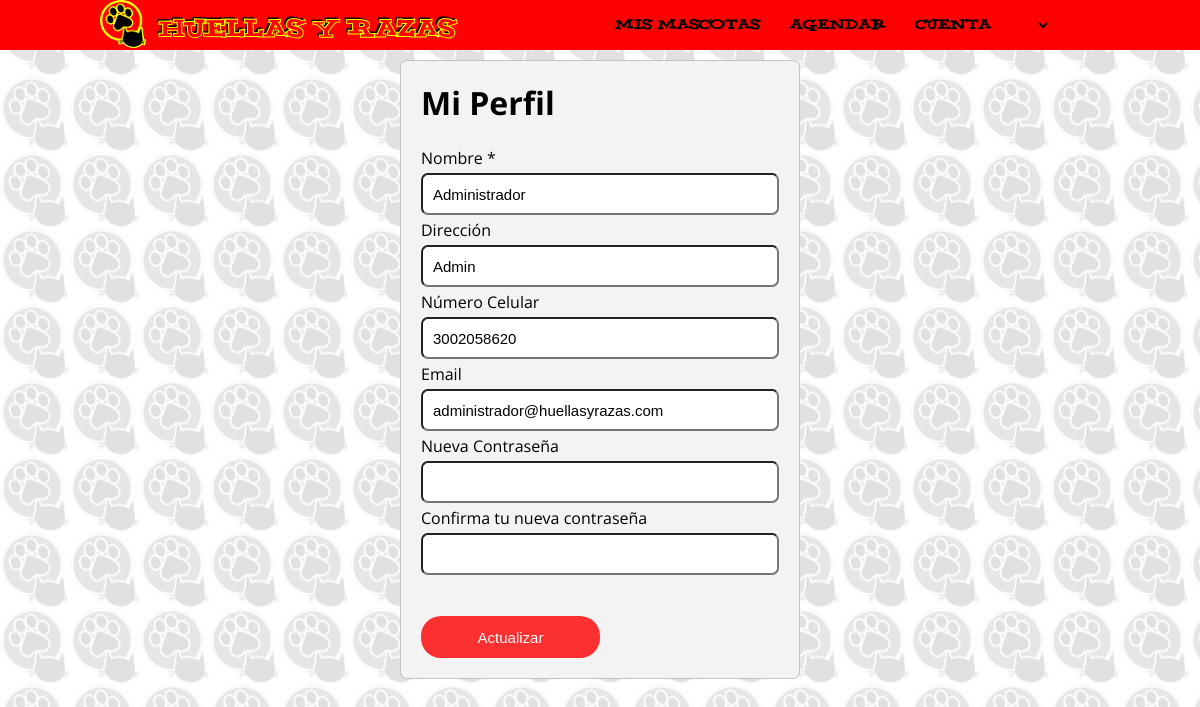
The app's page /perfilcliente.php (signed in) with its own data.
### tables this page shows
CREATE TABLE `usertbl` (
  `idusu` int(11) NOT NULL AUTO_INCREMENT,
  `full_name` text NOT NULL,
  `username` text NOT NULL,
  `direccion` text NOT NULL,
  `ncelular` text NOT NULL,
  `password` text NOT NULL,
  `fcreacion` date NOT NULL,
  `estado` int(1) NOT NULL,
  PRIMARY KEY (`idusu`)
);

### perfilcliente.php (the view, shortened to what this page needs)
<?php
if(!isset($_SESSION["session_username"])) {
	header("location:login.php");
} else {
?>
<?php
        include("includes/header-herramientas.php");
        $usu=$_SESSION["session_username"];
        $res2=mysql_query("select * from usertbl where username='$usu'");
?>
<form name="pcliente" action="perfilcliente.php" method="post">
<h1><center>Mi Perfil</center></h1><br><br>
 <?php
 while($filac=mysql_fetch_array($res2)){
 ?>
         <br>Nombre *<input type="text" name="nombreu" value="<?php echo $filac['full_name']; ?>" autocomplete="off" required />
         Dirección<input type="text" name="direccion" value="<?php echo $filac['direccion']; ?>" />
         Número Celular<input type="number" name="celular" value="<?php echo $filac['ncelular']; ?>"/>
         Email<input type="email" name="mail" value="<?php echo $filac['username']; ?>" readonly/>
         Nueva Contraseña<input type="password" name="npass" />
         Confirma tu nueva contraseña<input type="password" name="cnpass" />
         <br><center><?php if (!empty($message)) {echo "<p class=\"error\">" .$message . "</p>";} ?></center>
         <input type="submit" name="registerc" id="register" value="Actualizar" />
<?php
 }
 ?>
</form>
<?php
}
?>

### css/estilos.css (style rules this page uses)
* { margin: 0; padding: 0; box-sizing: border-box; }
body { font-family: 'Open Sans', sans-serif; }
h1 { float: left; }

### css/formulario.css (style rules this page uses)
form { margin:auto; margin-top: 60px; width: 90%; max-width: 400px; max-height: 1100px; background: #F3F3F3; padding: 20px; border: 1px solid rgba(0,0,0,0.2); border-radius: 7px; }
input[type=text] { text-transform: capitalize; }
input { display: block; padding: 10px; width: 100%; height: 42px; margin: 4px 0; font-size: 15px; border-radius: 7px; }
input[type="submit"] { background: #FF0000; border: 0; margin: 15px 0; color: #fff; font-size: 15px; opacity: 0.8; cursor: pointer; border-radius: 20px; margin-bottom: 0; width: 50%; }

### records on screen
usertbl: nombreu "Administrador", direccion "admin", celular "3002058620", mail "administrador@huellasyrazas.com"
